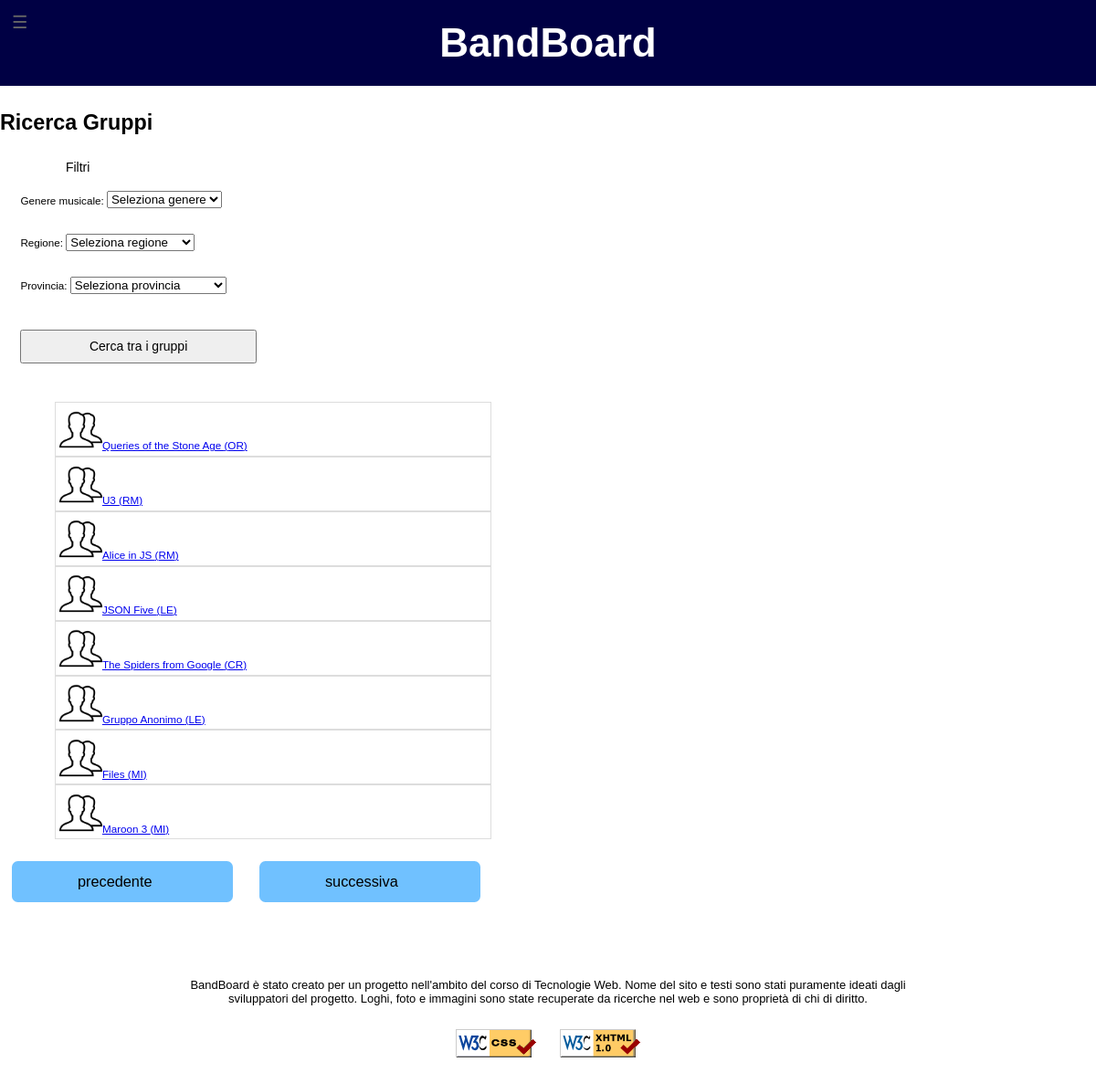
Page /cercaGruppi/index.php?num=2 on the committed database.
### tables this page shows
CREATE TABLE IF NOT EXISTS Gruppi (
	idGruppo		INT(10) UNSIGNED PRIMARY KEY AUTO_INCREMENT,
	nome			VARCHAR(45) NOT NULL,
	immagine		VARCHAR(45) DEFAULT NULL COMMENT 'Immagine profilo; NULL implica immagine di default',
	descrizione     VARCHAR(200) DEFAULT NULL COMMENT 'Descrizione del gruppo',
	dataIscrizione	DATETIME NOT NULL,
	provincia		CHAR(2) NOT NULL,
	FOREIGN KEY (provincia) REFERENCES Province (sigla)
	    ON DELETE NO ACTION
	    ON UPDATE CASCADE
);

### lib/php/paths.php (called while the page is built)
<?php
class Paths {
	public static function getRelativePath($from, $to) {
		$from = is_dir($from) ? rtrim($from, '\/') . '/' : $from;
		$to   = is_dir($to)   ? rtrim($to, '\/') . '/'   : $to;
		$from = str_replace('\\', '/', $from);
		$to   = str_replace('\\', '/', $to);
		$from     = explode('/', $from);
		$to       = explode('/', $to);
		$relPath  = $to;
		foreach ($from as $depth => $dir) {
			if ($dir === $to[$depth]) {
				array_shift($relPath);
			} else {
				$remaining = count($from) - $depth;
				if ($remaining > 1) {
					$padLength = (count($relPath) + $remaining - 1) * -1;
					$relPath = array_pad($relPath, $padLength, '..');
					break;
				} else {
					$relPath[0] = './' . $relPath[0];
				}
			}
		}
		return implode('/', $relPath);
	}
}

### cercaGruppi/index.php (the view, shortened to what this page needs)
<?php
$file = file_get_contents('template.xml');
require_once '../lib/php/start.php';
$start = Start::getHead(
	array(
		'Titolo' => 'Cerca gruppi - BandBoard',
		'DescrizioneBreve' => 'Cerca gruppi in BandBoard',
		'Descrizione' => 'Cerca gruppi in BandBoard, per generi musicali, province e genere.',
		'Keywords' => array('BandBoard', 'cerca', 'gruppi', 'musicisti'),
		'Stylesheets' => array('style.css'),
		'Extra' => array('<link rel="stylesheet" media="handheld, screen and (max-width:480px), only screen and (max-device-width:480px)" href="../lib/css/style_mobile.css" type="text/css" />', '<script type="text/javascript" src="../lib/js/province.js"></script>')
	)
);
$file = str_replace('<html>', $start, $file);
require_once '../lib/php/header.php';
$header = Header::getHeader();
$file = str_replace('<header />', $header, $file);
require_once '../lib/php/menu.php';
if (isset($_SESSION['username'])) {
	$menu = Menu::getMenu(
		array(
			'<a href="../index.php" xml:lang="en" lang="en">Home</a>',
			'<a href="../profiloUtente/profiloUtente.php?username=' . $_SESSION['username'] . '">Visualizza Profilo</a>',
			'<a href="../cercaUtenti/index.php">Cerca Utenti</a>',
			'Cerca Gruppi',
			'<a href="../gestioneGruppi/index.php">I miei Gruppi</a>'
		)
	);
} else {
	$menu = Menu::getMenu(
		array(
			'<a href="../index.php" xml:lang="en" lang="en">Home</a>',
			'<a href="../cercaUtenti/index.php">Cerca Utenti</a>',
			'Cerca Gruppi'
		)
	);
}
$file = str_replace('<menu />', $menu, $file);
$logout = '';
$file = str_replace('<logout />', $logout, $file);
$generi = '';
$arr_generi = GeneriMusicali::getGeneriMusicali();
foreach ($arr_generi as $el) {
	$el = htmlentities($el);
	$generi .= '<option value="' . $el . '"';
	$generi .= '>' . $el . '</option>';
}
$file = str_replace('<generi />', $generi, $file);
$regioni = '';
$arr_regioni = Regioni::getRegioni();
foreach ($arr_regioni as $el) {
	$regioni .= '<option value="' . $el['nome'] . '"';
	$regioni .= '>' . $el['nome'] . '</option>';
}
$file = str_replace('<regioni />', $regioni, $file);
$province = '';
$arr_province = Province::getProvinceByRegione();
foreach ($arr_province as $key => $reg) {
	$province .= '<optgroup label="' . $key . '">';
	foreach ($reg as $prov) {
		$province .= '<option value="' . $prov['sigla'] . '"';
		$province .= '>' . $prov['nome'] . '</option>';
	}
	$province .= '</optgroup>';
}
$file = str_replace('<province />', $province, $file);
$per_page = 10;
$curr_page = isset($_GET['num']) ? (int)$_GET['num'] : 1;
$primo = ($curr_page - 1) * $per_page;
$where_provincia = $where_genere = "? LIKE '%' ";
$conn = dbConnectionData::getMysqli();
$stmt = $conn->prepare("SELECT DISTINCT gr.idGruppo, gr.nome, gr.provincia, gr.immagine
	FROM Gruppi gr, GeneriGruppi gg
	WHERE $where_provincia
	AND $where_genere"
);
$risultati = '';
$tot_gruppi = 0;
if ($stmt) {
	$stmt->bind_param('ss', $_GET['provincia'], $_GET['genere']);
	$stmt->execute();
	$stmt_result = $stmt->get_result();
	$gruppi = $stmt_result->fetch_all(MYSQLI_ASSOC);
	if ($gruppi) {
		$tot_gruppi = count($gruppi);
		$risultati .= '<ul class="listaRisultati">';
		for ($g = $primo; $g < min($primo + 10, $tot_gruppi); $g++) {
			$img = '../images/site/defaultBand.png';
			$risultati .= '<li class="elementResult"><a href="../profiloGruppo/profiloGruppo.php?idGruppo=' . $gruppi[$g]['idGruppo'] . '">' . '<img class="listImage" src="' . $img . '" alt="Immagine del gruppo ' . $gruppi[$g]['nome'] . '" />' . $gruppi[$g]['nome'] . ' (' . $gruppi[$g]['provincia'] . ')</a></li>';
		}
		$risultati .= '</ul>';
	}
	else
		$risultati .= '<p>La tua ricerca non ha portato risultati.</p>';
} else {
	$risultati = '<p>Errore: [' . $conn->errno  .'] ' . $conn->error . '</p>';
}
$file = str_replace('<risultati />', $risultati, $file);
$tot_pages = ceil($tot_gruppi / $per_page);
$paginazione = '';
if ($tot_pages > 0) {
	$precedente = '<span class="notClickable">precedente</span>';
	if ($curr_page > 1)
		$precedente = '<a href="index.php?num=' . ($curr_page - 1) . '">precedente</a>';
	$successiva = '<span class="notClickable">successiva</span>';
	$paginazione = $precedente . ' ' . $successiva;
}
$file = str_replace('<paginazione />', $paginazione, $file);
require_once '../lib/php/footer.php';
$footer = Footer::getFooter();
$file = str_replace('<footer />', $footer, $file);
echo $file;
?>

### rows in the picture
gruppi: nome "Queries of the Stone Age", provincia "OR"
gruppi: nome "U3", provincia "RM"
gruppi: nome "Alice in JS", provincia "RM"
gruppi: nome "JSON Five", provincia "LE"
gruppi: nome "The Spiders from Google", provincia "CR"
gruppi: nome "Gruppo Anonimo", provincia "LE"
gruppi: nome "Files", provincia "MI"
gruppi: nome "Maroon 3", provincia "MI"

### other values in the picture
$nomeSito "BandBoard"
